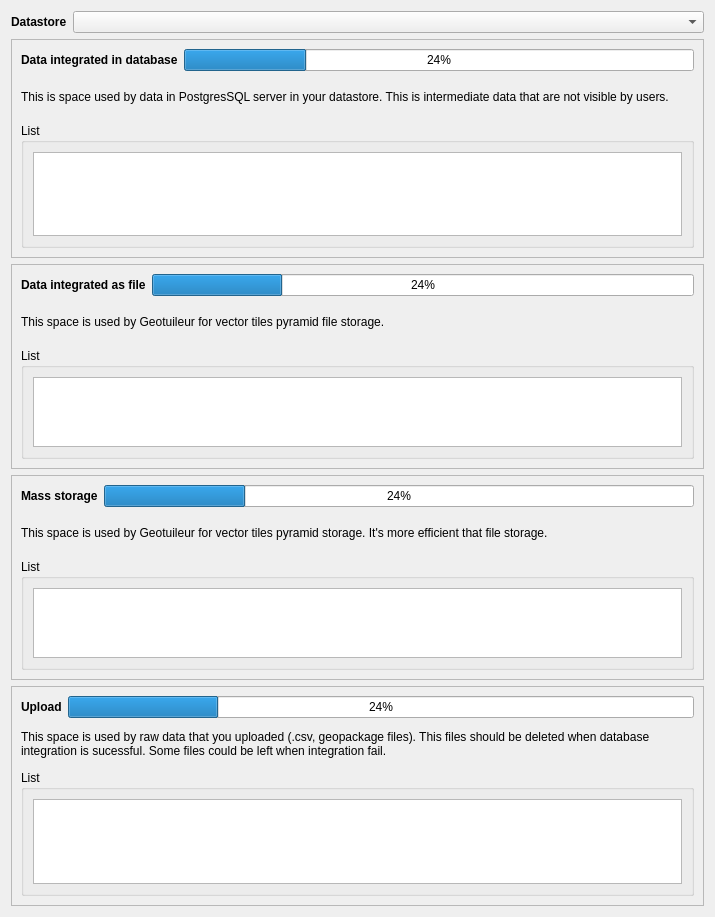
<?xml version="1.0" encoding="UTF-8"?>
<ui version="4.0">
 <class>StorageReportDialog</class>
 <widget class="QDialog" name="StorageReportDialog">
  <property name="geometry">
   <rect>
    <x>0</x>
    <y>0</y>
    <width>715</width>
    <height>917</height>
   </rect>
  </property>
  <property name="windowTitle">
   <string>Storage report</string>
  </property>
  <layout class="QGridLayout" name="gridLayout_9">
   <item row="0" column="0">
    <widget class="QLabel" name="lbl_datastore">
     <property name="sizePolicy">
      <sizepolicy hsizetype="Fixed" vsizetype="Preferred">
       <horstretch>0</horstretch>
       <verstretch>0</verstretch>
      </sizepolicy>
     </property>
     <property name="font">
      <font>
       <weight>75</weight>
       <bold>true</bold>
      </font>
     </property>
     <property name="text">
      <string>Datastore</string>
     </property>
    </widget>
   </item>
   <item row="0" column="1">
    <widget class="DatastoreComboBox" name="cbx_datastore"/>
   </item>
   <item row="1" column="0" colspan="2">
    <widget class="QFrame" name="frm_integrated_in_database">
     <property name="frameShape">
      <enum>QFrame::StyledPanel</enum>
     </property>
     <property name="frameShadow">
      <enum>QFrame::Raised</enum>
     </property>
     <layout class="QGridLayout" name="gridLayout">
      <item row="0" column="0">
       <widget class="QLabel" name="lbl_integrated_in_database">
        <property name="font">
         <font>
          <weight>75</weight>
          <bold>true</bold>
         </font>
        </property>
        <property name="text">
         <string>Data integrated in database</string>
        </property>
       </widget>
      </item>
      <item row="0" column="1">
       <widget class="QProgressBar" name="pgb_integrated_in_database">
        <property name="value">
         <number>24</number>
        </property>
       </widget>
      </item>
      <item row="1" column="0" colspan="2">
       <widget class="QLabel" name="lbl_integrated_in_database_description">
        <property name="minimumSize">
         <size>
          <width>0</width>
          <height>40</height>
         </size>
        </property>
        <property name="text">
         <string>This is space used by data in PostgresSQL server in your datastore. This is intermediate data that are not visible by users.</string>
        </property>
        <property name="wordWrap">
         <bool>true</bool>
        </property>
       </widget>
      </item>
      <item row="2" column="0" colspan="2">
       <widget class="QgsCollapsibleGroupBox" name="gpb_integrated_in_database">
        <property name="title">
         <string>List</string>
        </property>
        <property name="collapsed">
         <bool>true</bool>
        </property>
        <layout class="QGridLayout" name="gridLayout_2">
         <item row="0" column="0">
          <widget class="QTableView" name="tbv_integrated_in_database"/>
         </item>
        </layout>
       </widget>
      </item>
     </layout>
    </widget>
   </item>
   <item row="2" column="0" colspan="2">
    <widget class="QFrame" name="frm_integrated_as_file">
     <property name="frameShape">
      <enum>QFrame::StyledPanel</enum>
     </property>
     <property name="frameShadow">
      <enum>QFrame::Raised</enum>
     </property>
     <layout class="QGridLayout" name="gridLayout_3">
      <item row="0" column="0">
       <widget class="QLabel" name="lbl_integrated_as_file">
        <property name="font">
         <font>
          <weight>75</weight>
          <bold>true</bold>
         </font>
        </property>
        <property name="text">
         <string>Data integrated as file</string>
        </property>
       </widget>
      </item>
      <item row="0" column="1">
       <widget class="QProgressBar" name="pgb_integrated_as_file">
        <property name="value">
         <number>24</number>
        </property>
       </widget>
      </item>
      <item row="1" column="0" colspan="2">
       <widget class="QLabel" name="lbl_integrated_as_file_description">
        <property name="minimumSize">
         <size>
          <width>0</width>
          <height>40</height>
         </size>
        </property>
        <property name="text">
         <string>This space is used by Geotuileur for vector tiles pyramid file storage.</string>
        </property>
       </widget>
      </item>
      <item row="2" column="0" colspan="2">
       <widget class="QgsCollapsibleGroupBox" name="gpb_integrated_as_file">
        <property name="title">
         <string>List</string>
        </property>
        <property name="collapsed">
         <bool>true</bool>
        </property>
        <layout class="QGridLayout" name="gridLayout_4">
         <item row="0" column="0">
          <widget class="QTableView" name="tbv_integrated_as_file"/>
         </item>
        </layout>
       </widget>
      </item>
     </layout>
    </widget>
   </item>
   <item row="3" column="0" colspan="2">
    <widget class="QFrame" name="frm_integrated_as_s3">
     <property name="frameShape">
      <enum>QFrame::StyledPanel</enum>
     </property>
     <property name="frameShadow">
      <enum>QFrame::Raised</enum>
     </property>
     <layout class="QGridLayout" name="gridLayout_5">
      <item row="0" column="0">
       <widget class="QLabel" name="lbl_integrated_as_s3">
        <property name="font">
         <font>
          <weight>75</weight>
          <bold>true</bold>
         </font>
        </property>
        <property name="text">
         <string>Mass storage</string>
        </property>
       </widget>
      </item>
      <item row="0" column="1">
       <widget class="QProgressBar" name="pgb_integrated_as_s3">
        <property name="value">
         <number>24</number>
        </property>
       </widget>
      </item>
      <item row="1" column="0" colspan="2">
       <widget class="QLabel" name="lbl_integrated_as_s3_description">
        <property name="minimumSize">
         <size>
          <width>0</width>
          <height>40</height>
         </size>
        </property>
        <property name="text">
         <string>This space is used by Geotuileur for vector tiles pyramid storage. It's more efficient that file storage.</string>
        </property>
       </widget>
      </item>
      <item row="2" column="0" colspan="2">
       <widget class="QgsCollapsibleGroupBox" name="gpb_integrated_as_s3">
        <property name="title">
         <string>List</string>
        </property>
        <property name="collapsed">
         <bool>true</bool>
        </property>
        <layout class="QGridLayout" name="gridLayout_6">
         <item row="0" column="0">
          <widget class="QTableView" name="tbv_integrated_as_s3"/>
         </item>
        </layout>
       </widget>
      </item>
     </layout>
    </widget>
   </item>
   <item row="4" column="0" colspan="2">
    <widget class="QFrame" name="frm_upload">
     <property name="frameShape">
      <enum>QFrame::StyledPanel</enum>
     </property>
     <property name="frameShadow">
      <enum>QFrame::Raised</enum>
     </property>
     <layout class="QGridLayout" name="gridLayout_7">
      <item row="0" column="0">
       <widget class="QLabel" name="lbl_upload">
        <property name="font">
         <font>
          <weight>75</weight>
          <bold>true</bold>
         </font>
        </property>
        <property name="text">
         <string>Upload</string>
        </property>
       </widget>
      </item>
      <item row="0" column="1">
       <widget class="QProgressBar" name="pgb_upload">
        <property name="value">
         <number>24</number>
        </property>
       </widget>
      </item>
      <item row="1" column="0" colspan="2">
       <widget class="QLabel" name="lbl_upload_description">
        <property name="minimumSize">
         <size>
          <width>0</width>
          <height>40</height>
         </size>
        </property>
        <property name="text">
         <string>This space is used by raw data that you uploaded (.csv, geopackage files). This files should be deleted when database integration is sucessful. Some files could be left when integration fail.</string>
        </property>
        <property name="textFormat">
         <enum>Qt::AutoText</enum>
        </property>
        <property name="wordWrap">
         <bool>true</bool>
        </property>
       </widget>
      </item>
      <item row="2" column="0" colspan="2">
       <widget class="QgsCollapsibleGroupBox" name="gpb_upload">
        <property name="title">
         <string>List</string>
        </property>
        <property name="collapsed">
         <bool>true</bool>
        </property>
        <layout class="QGridLayout" name="gridLayout_8">
         <item row="0" column="0">
          <widget class="QTableView" name="tbv_upload"/>
         </item>
        </layout>
       </widget>
      </item>
     </layout>
    </widget>
   </item>
   <item row="5" column="1">
    <spacer name="verticalSpacer">
     <property name="orientation">
      <enum>Qt::Vertical</enum>
     </property>
     <property name="sizeHint" stdset="0">
      <size>
       <width>20</width>
       <height>40</height>
      </size>
     </property>
    </spacer>
   </item>
  </layout>
 </widget>
 <customwidgets>
  <customwidget>
   <class>QgsCollapsibleGroupBox</class>
   <extends>QGroupBox</extends>
   <header>qgscollapsiblegroupbox.h</header>
   <container>1</container>
  </customwidget>
  <customwidget>
   <class>DatastoreComboBox</class>
   <extends>QComboBox</extends>
   <header>geotuileur.gui.cbx_datastore</header>
  </customwidget>
 </customwidgets>
 <resources/>
 <connections/>
</ui>
